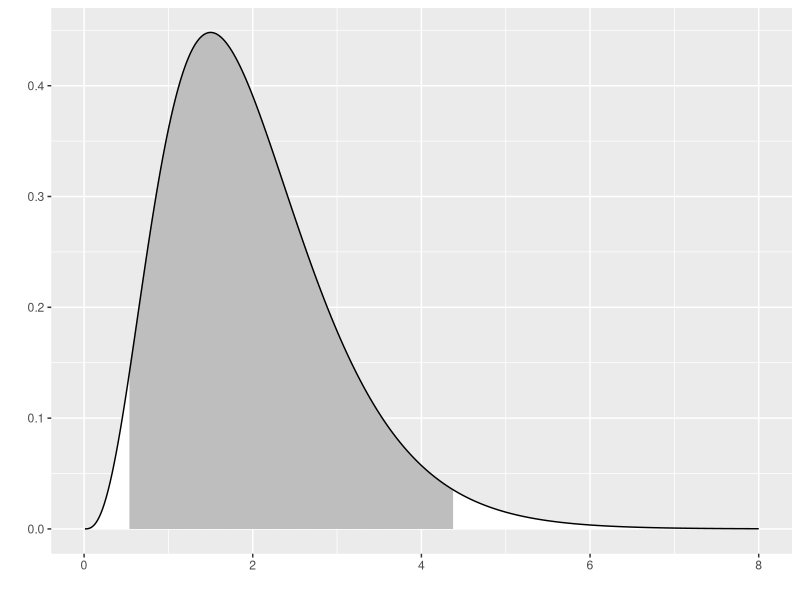
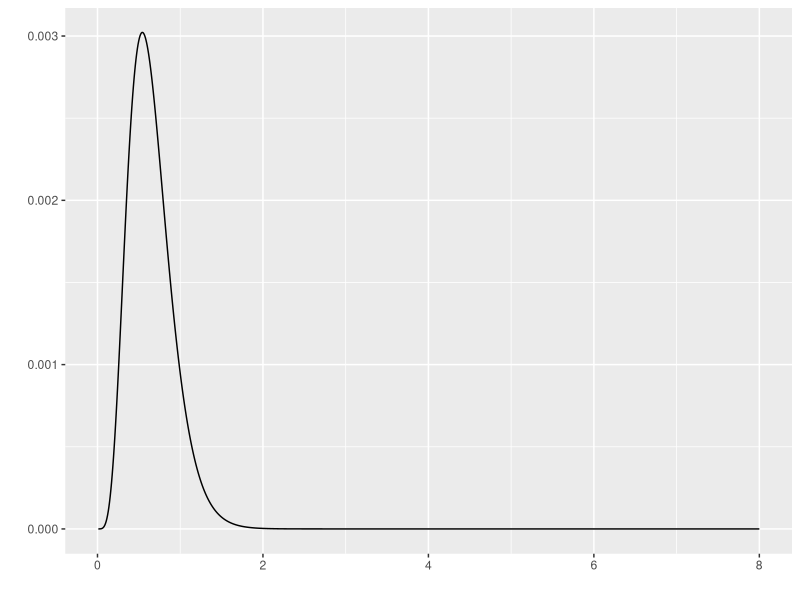
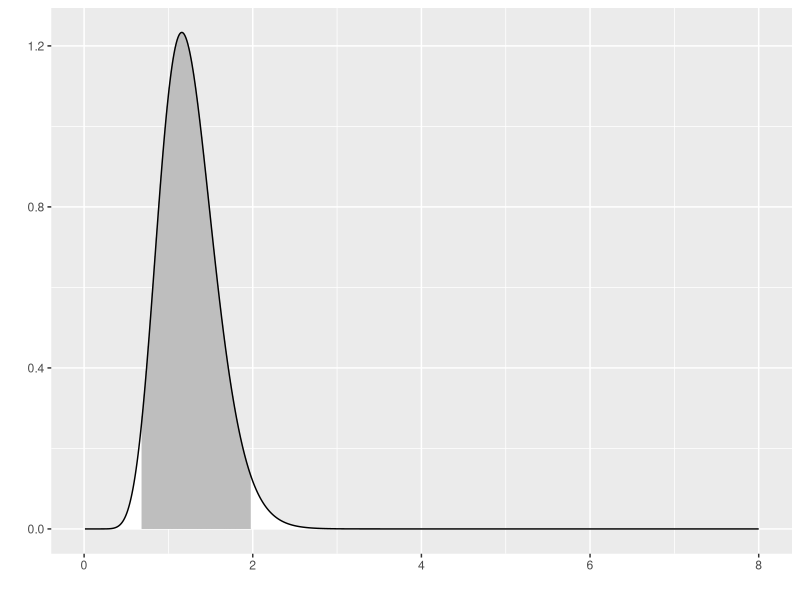
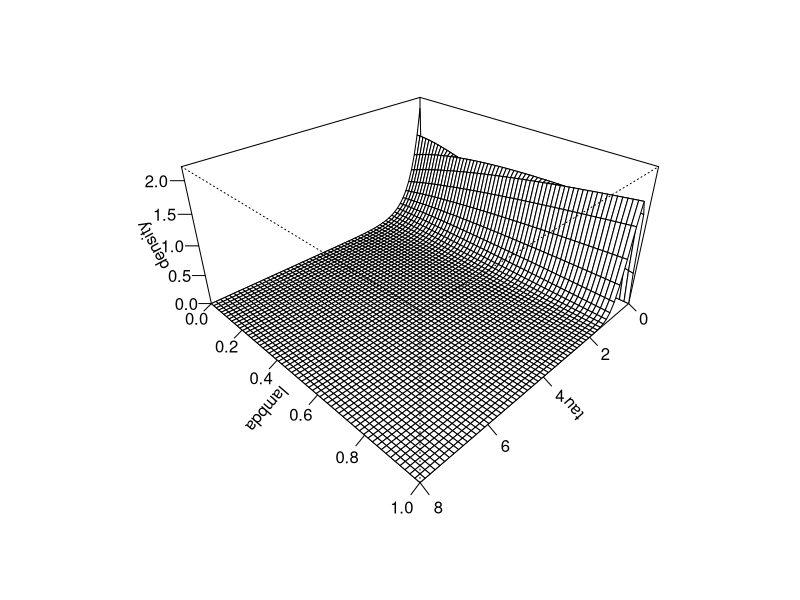

R code for these plots, in order:
## ---- chunk 1
suppressMessages(suppressWarnings(library(MASS)))
suppressMessages(suppressWarnings(library(tidyverse)))
knitr::opts_chunk$set(echo=TRUE, fig.width=8, fig.height=2)
## ---- chunk 2
x_max <- 8

n0 <- 4
tau0 <- 0.5

alpha0 <- n0
beta0 <- n0*tau0

muF <- 2
n <- 10

x <- muF+ round(rnorm(n), 1)/tau0

ss <- sum((x-muF)^2)

alpha1 <- alpha0 + n
beta1 <- beta0 + 0.5*ss

x_grid <- seq(0.01, x_max, length=1000)

f <- function(x, mu, tau) {
  sqrt(tau/2*pi)*exp(-0.5*tau*(x-mu)^2)
}

g <- function(x, alpha, beta) {
  beta^alpha/gamma(alpha)*x^(alpha-1)*exp(-beta*x)
}

prior05 <- qgamma(0.025, alpha0, beta0) 
prior95 <- qgamma(0.975, alpha0, beta0) 

post05 <- qgamma(0.025, alpha1, beta1)  
post95 <- qgamma(0.975, alpha1, beta1) 

## ---- chunk 3
g_grid <- g(x_grid, alpha0, beta0)
outside <- x_grid < prior05 | x_grid > prior95
x_color <- 
  ifelse(outside, "white", "gray")
data.frame(x=x_grid, y=g_grid) %>%
  ggplot(aes(x, y)) +
    geom_segment(aes(xend=x, yend=0), color=x_color) +
    geom_line() + xlab(" ") + ylab(" ")
## ---- chunk 4
f_grid <- rep(NA, length(x_grid))
for (i in 1:length(x_grid)) {
  f_grid[i] <- prod(f(x, muF, x_grid[i]))
}
x_color <- "white"
data.frame(x=x_grid, y=f_grid) %>%
  ggplot(aes(x, y)) + 
    geom_line() + xlab(" ") + ylab(" ")
## ---- chunk 5
h_grid <- g(x_grid, alpha1, beta1)
outside <- x_grid < post05 | x_grid > post95
x_color <- 
  ifelse(outside, "white", "gray")
data.frame(x=x_grid, y=h_grid) %>%
  ggplot(aes(x, y)) +
    geom_segment(aes(xend=x_grid, yend=0), color=x_color) +
    geom_line() + xlab(" ") + ylab(" ")
## ---- chunk 6
knitr::opts_chunk$set(echo=TRUE, fig.width=8, fig.height=8)
## ---- chunk 7
lambda_grid <- seq(0, 1, length=60)
tau_grid <- seq(0, x_max, length=60)


gstar <- function(tau, lambda) {g(tau, 1+lambda*(alpha0-1), (1+lambda*(alpha0-1))*beta0)}
density <- outer(tau_grid, lambda_grid, gstar)
op <- par(bg = "white") 
z_max <- max(density, na.rm=TRUE)
persp(
  tau_grid, 
  lambda_grid, 
  density, 
  zlim=c(0, 1.1*z_max),
  xlab="tau",
  ylab="lambda",
  theta = 135, 
  phi = 30, 
  expand=0.5,
  ticktype="detailed")
